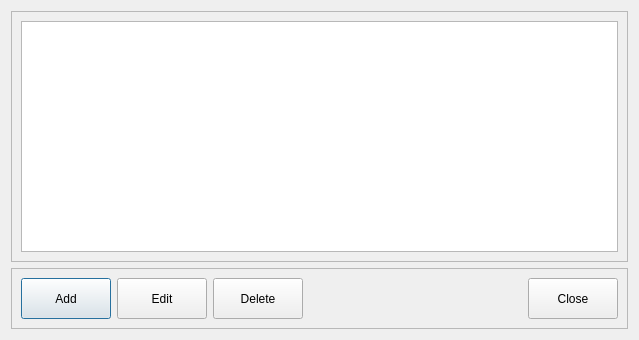
<?xml version="1.0" encoding="UTF-8"?>
<ui version="4.0">
 <class>ManagePersonalCharacteristics</class>
 <widget class="QDialog" name="ManagePersonalCharacteristics">
  <property name="geometry">
   <rect>
    <x>0</x>
    <y>0</y>
    <width>639</width>
    <height>340</height>
   </rect>
  </property>
  <property name="windowTitle">
   <string>Manage Personal Characteristics</string>
  </property>
  <layout class="QVBoxLayout" name="verticalLayout">
   <item>
    <widget class="QFrame" name="frame">
     <property name="frameShape">
      <enum>QFrame::StyledPanel</enum>
     </property>
     <property name="frameShadow">
      <enum>QFrame::Raised</enum>
     </property>
     <layout class="QGridLayout" name="gridLayout">
      <item row="0" column="0">
       <widget class="QTableView" name="tblPersonalCharacteristics"/>
      </item>
     </layout>
    </widget>
   </item>
   <item>
    <widget class="QFrame" name="frame_2">
     <property name="frameShape">
      <enum>QFrame::StyledPanel</enum>
     </property>
     <property name="frameShadow">
      <enum>QFrame::Raised</enum>
     </property>
     <layout class="QGridLayout" name="gridLayout_2">
      <item row="0" column="0">
       <widget class="QPushButton" name="cmdAdd">
        <property name="minimumSize">
         <size>
          <width>90</width>
          <height>41</height>
         </size>
        </property>
        <property name="text">
         <string>Add</string>
        </property>
       </widget>
      </item>
      <item row="0" column="1">
       <widget class="QPushButton" name="cmdEdit">
        <property name="minimumSize">
         <size>
          <width>90</width>
          <height>41</height>
         </size>
        </property>
        <property name="text">
         <string>Edit</string>
        </property>
       </widget>
      </item>
      <item row="0" column="2">
       <widget class="QPushButton" name="cmdDelete">
        <property name="minimumSize">
         <size>
          <width>90</width>
          <height>41</height>
         </size>
        </property>
        <property name="text">
         <string>Delete</string>
        </property>
       </widget>
      </item>
      <item row="0" column="4">
       <widget class="QPushButton" name="cmdClose">
        <property name="minimumSize">
         <size>
          <width>90</width>
          <height>41</height>
         </size>
        </property>
        <property name="text">
         <string>Close</string>
        </property>
       </widget>
      </item>
      <item row="0" column="3">
       <spacer name="horizontalSpacer">
        <property name="orientation">
         <enum>Qt::Horizontal</enum>
        </property>
        <property name="sizeHint" stdset="0">
         <size>
          <width>40</width>
          <height>20</height>
         </size>
        </property>
       </spacer>
      </item>
     </layout>
    </widget>
   </item>
  </layout>
 </widget>
 <resources/>
 <connections>
  <connection>
   <sender>cmdAdd</sender>
   <signal>clicked()</signal>
   <receiver>ManagePersonalCharacteristics</receiver>
   <slot>addCharacteristic()</slot>
   <hints>
    <hint type="sourcelabel">
     <x>61</x>
     <y>301</y>
    </hint>
    <hint type="destinationlabel">
     <x>88</x>
     <y>337</y>
    </hint>
   </hints>
  </connection>
  <connection>
   <sender>cmdEdit</sender>
   <signal>clicked()</signal>
   <receiver>ManagePersonalCharacteristics</receiver>
   <slot>editCharacteristic()</slot>
   <hints>
    <hint type="sourcelabel">
     <x>156</x>
     <y>295</y>
    </hint>
    <hint type="destinationlabel">
     <x>242</x>
     <y>338</y>
    </hint>
   </hints>
  </connection>
  <connection>
   <sender>cmdDelete</sender>
   <signal>clicked()</signal>
   <receiver>ManagePersonalCharacteristics</receiver>
   <slot>delCharacteristic()</slot>
   <hints>
    <hint type="sourcelabel">
     <x>261</x>
     <y>297</y>
    </hint>
    <hint type="destinationlabel">
     <x>392</x>
     <y>338</y>
    </hint>
   </hints>
  </connection>
  <connection>
   <sender>cmdClose</sender>
   <signal>clicked()</signal>
   <receiver>ManagePersonalCharacteristics</receiver>
   <slot>closeForm()</slot>
   <hints>
    <hint type="sourcelabel">
     <x>552</x>
     <y>299</y>
    </hint>
    <hint type="destinationlabel">
     <x>568</x>
     <y>336</y>
    </hint>
   </hints>
  </connection>
 </connections>
 <slots>
  <slot>closeForm()</slot>
  <slot>addCharacteristic()</slot>
  <slot>editCharacteristic()</slot>
  <slot>delCharacteristic()</slot>
 </slots>
</ui>
